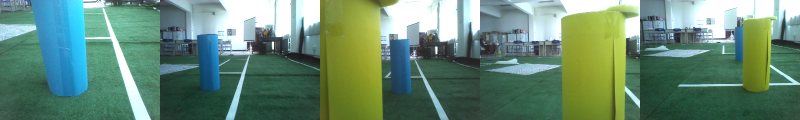
//> input picture combine/finalimage.png, 1600 x 240 px (shown at 1/2 size)
$ ./main   (built with g++ and OpenCV 4)
//> lines starting //> are read from the running program, lines starting //| are printed output that depends on the picture; after the words box and inside, x2 and y2 are one past the last pixel; in counts of white or black regions, pixels touching at a corner belong together
#include "opencv2/opencv.hpp"
using namespace cv;
using namespace cv::ml;
using namespace std;

#define filename "svmBlue_l.xml"

Mat img, image, orig;
Mat targetData, backData;
bool flag = true;
string wdname = "image";

void on_mouse(int event, int x, int y, int flags, void* ustc);
void getTrainData(Mat &train_data, Mat &train_label);
Mat svm();
void svmFind(Mat bimage);


int main(int argc, char** argv)
{
	string path = "/home/liyang/worktree2018/combine/finalimage.png";
	orig = imread(path);
//> orig is the input picture: 240 rows x 1600 cols, CV_8UC3; mean B, G, R 116.6, 137.8, 103.6
	cvtColor(orig, img, COLOR_BGR2Lab);//
//> img: 240 rows x 1600 cols, CV_8UC3; mean of channels 0, 1, 2 137.4, 113.4, 135.6
	//imshow("Lab", img);
	resize(img, img, Size(800, 400));
//> img: 400 rows x 800 cols, CV_8UC3; mean of channels 0, 1, 2 137.4, 113.4, 135.5
	resize(orig, orig, Size(800, 400));
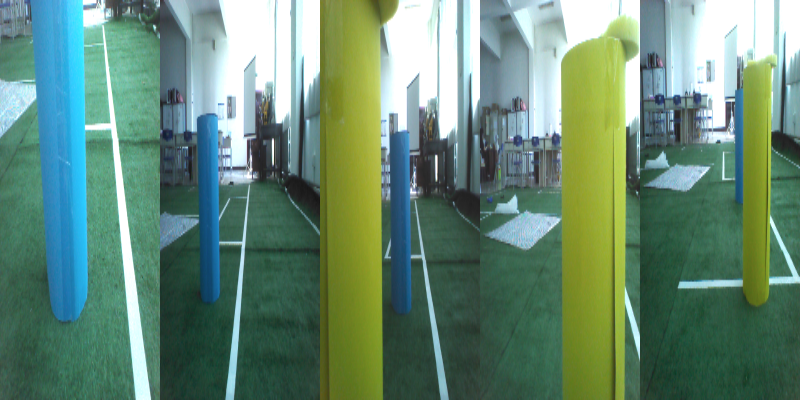
//> orig: 400 rows x 800 cols, CV_8UC3; mean B, G, R 116.6, 137.8, 103.5
	img.copyTo(image);
	if (img.empty())
	{
		cout << "Image load error";
		return 0;
	}
	namedWindow(wdname);
	setMouseCallback(wdname, on_mouse, 0);

	for (;;)
	{
		imshow("image", orig);

		int c = waitKey(0);
//> the left mouse button is pressed and released at (200, 100)
//> in on_mouse, `Vec3b point = img.at<Vec3b>(y, x);`: point = [202, 121, 114]
//> in on_mouse, `circle(orig, pt, 2, Scalar(0, 255, 255), -1, 8);`: orig: 400 rows x 800 cols, CV_8UC3; 13 pixels changed, all inside (x1, y1, x2, y2) = (198, 98, 203, 103)
//> the left mouse button is pressed and released at (600, 100)
//> in on_mouse (call 3), `circle(orig, pt, 2, Scalar(0, 255, 255), -1, 8);`: orig: 400 rows x 800 cols, CV_8UC3; mean B, G, R 116.6, 137.8, 103.6
//> the left mouse button is pressed and released at (600, 300)
//> in on_mouse (call 5), `circle(orig, pt, 2, Scalar(0, 255, 255), -1, 8);`: orig: 400 rows x 800 cols, CV_8UC3; mean B, G, R 116.6, 137.8, 103.6
//> the left mouse button is pressed and released at (200, 300)
//> in on_mouse (call 7), `circle(orig, pt, 2, Scalar(0, 255, 255), -1, 8);`: orig: 400 rows x 800 cols, CV_8UC3; mean B, G, R 116.5, 137.8, 103.6
//> the 'q' key is pressed
		if ((c & 255) == 27)
		{
			cout << "Exiting ...\n";
			break;
		}
		if ((char)c == 'c')
		{
			flag = false;
		}
		if ((char)c == 'q')
		{
			destroyAllWindows();
			break;
		}
	}
	Mat result1 = svm();
//| target:4
	svmFind(result1);
	return 0;
}


void on_mouse(int event, int x, int y, int flags, void* ustc)
{
	if (event == CV_EVENT_LBUTTONDOWN)
	{
		Point pt = Point(x, y);
		Vec3b point = img.at<Vec3b>(y, x);
		Mat tmp = (Mat_<float>(1, 3) << point[0], point[1], point[2]);
		if (flag)
		{
			targetData.push_back(tmp);
			circle(orig, pt, 2, Scalar(0, 255, 255), -1, 8);//

		}

		else
		{
			backData.push_back(tmp);
			circle(orig, pt, 2, Scalar(255, 0, 0), -1, 8);//

		}
		imshow(wdname, orig);//
	}
}

void getTrainData(Mat &train_data, Mat &train_label)
{
	int m = targetData.rows;
	int n = backData.rows;
	cout << "target:" << m << endl;
	cout << "back:" << n << endl;
//> (the run ends here: the program stops with an error, at `vconcat(targetData, backData, train_data);`)
